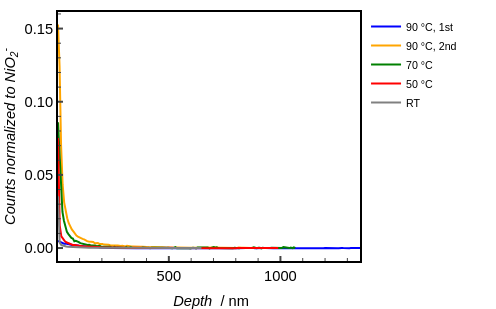

Notebook code cell kept with this figure:
### Code cell
a = dataframe = small_data
b = list_of_x_column_names = [small_data.columns[1], small_data.columns[4], small_data.columns[7], small_data.columns[10], small_data.columns[13]]
c = list_of_y_column_names = [small_data.columns[2], small_data.columns[5], small_data.columns[8], small_data.columns[11], small_data.columns[14]]
d = list_of_curve_label = ['90 °C, 1st', '90 °C, 2nd', '70 °C', '50 °C', 'RT'] # washing temperature (same order as sample_index)
e = list_of_color = ['blue', 'orange', 'green', 'red', 'grey']
f = XAxis_Label = '<i> Depth </i> / nm'
g = YAxis_Label = '<i> Counts normalized to NiO<sub>2</sub><sup>-</sup> </i>'
h = Filepath_for_saving = images_outdir + 'NiO_2^2H-_DepthXAxis' + '.html'

Plotly_Single_Dataframe_Multiple_Columns(a, b, c, d, e, f, g, h)

### Figure 1 — Plotly figure (JSON) as saved in the notebook; plotly's stock layout.template omitted (floating-point values rounded to 4 significant figures; data arrays with more than 128 entries replaced by an {"elided": "..."} marker saying what was removed)
{"data": [{"line": {"color": "blue", "dash": "solid", "width": 2}, "mode": "lines", "name": "90 °C, 1st", "type": "scatter", "x": {"elided": "200 float values"}, "y": {"elided": "200 float values"}}, {"line": {"color": "orange", "dash": "solid", "width": 2}, "mode": "lines", "name": "90 °C, 2nd", "type": "scatter", "x": {"elided": "200 float values"}, "y": {"elided": "200 float values"}}, {"line": {"color": "green", "dash": "solid", "width": 2}, "mode": "lines", "name": "70 °C", "type": "scatter", "x": {"elided": "200 float values"}, "y": {"elided": "200 float values"}}, {"line": {"color": "red", "dash": "solid", "width": 2}, "mode": "lines", "name": "50 °C", "type": "scatter", "x": {"elided": "200 float values"}, "y": {"elided": "200 float values"}}, {"line": {"color": "grey", "dash": "solid", "width": 2}, "mode": "lines", "name": "RT", "type": "scatter", "x": {"elided": "200 float values"}, "y": {"elided": "200 float values"}}], "layout": {"font": {"color": "black", "family": "Arial", "size": 14.67}, "height": 309, "legend": {"bgcolor": "rgba(255,255,255,0)", "font": {"size": 10.67}, "x": 1.02, "xanchor": "left", "y": 1, "yanchor": "top"}, "margin": {"autoexpand": false, "b": 48, "l": 58, "r": 136, "t": 12}, "paper_bgcolor": "white", "plot_bgcolor": "white", "showlegend": true, "title": {}, "width": 496, "xaxis": {"automargin": false, "gridcolor": "lightgrey", "gridwidth": 0.5, "linecolor": "black", "linewidth": 2, "minor": {"ticklen": 3, "ticks": "inside", "tickwidth": 1}, "mirror": true, "showgrid": false, "showline": true, "showticklabels": true, "tickfont": {"size": 14.67}, "ticklen": 5, "ticks": "inside", "tickwidth": 2, "title": {"font": {"size": 14.67}, "text": "<i> Depth </i> / nm"}}, "yaxis": {"automargin": false, "gridcolor": "lightgrey", "gridwidth": 0.5, "linecolor": "black", "linewidth": 2, "minor": {"ticklen": 3, "ticks": "inside", "tickwidth": 1}, "mirror": true, "showgrid": false, "showline": true, "showticklabels": true, "tickfont": {"size": 14.67}, "tickformat": ".2f", "ticklen": 5, "ticks": "inside", "tickwidth": 2, "title": {"font": {"size": 14.67}, "text": "<i> Counts normalized to NiO<sub>2</sub><sup>-</sup> </i>"}}}}
